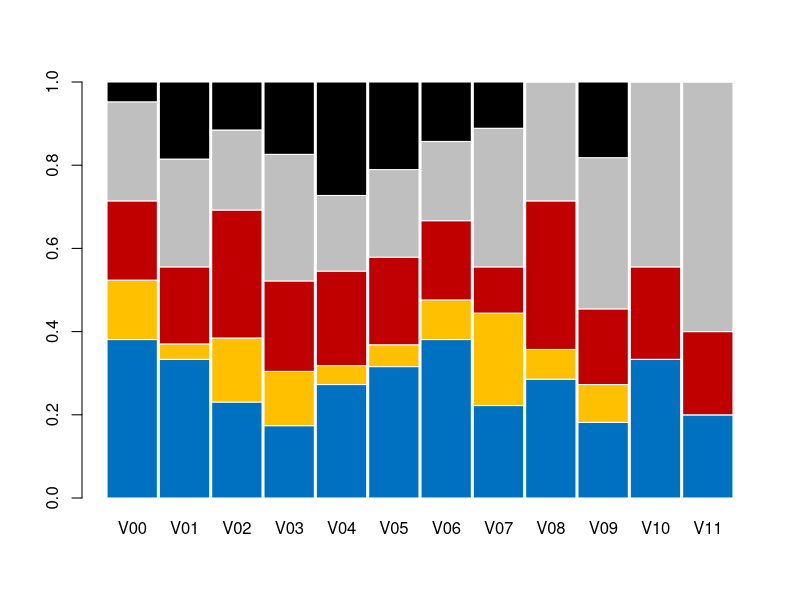
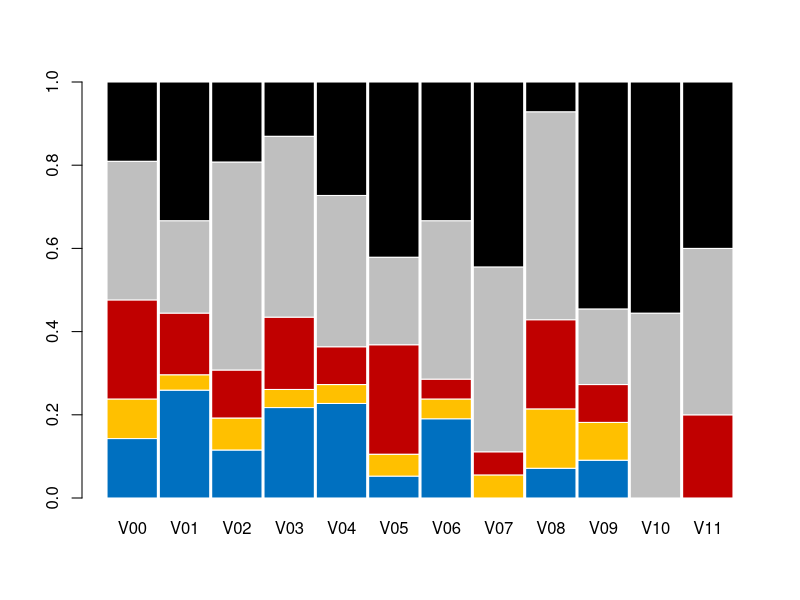
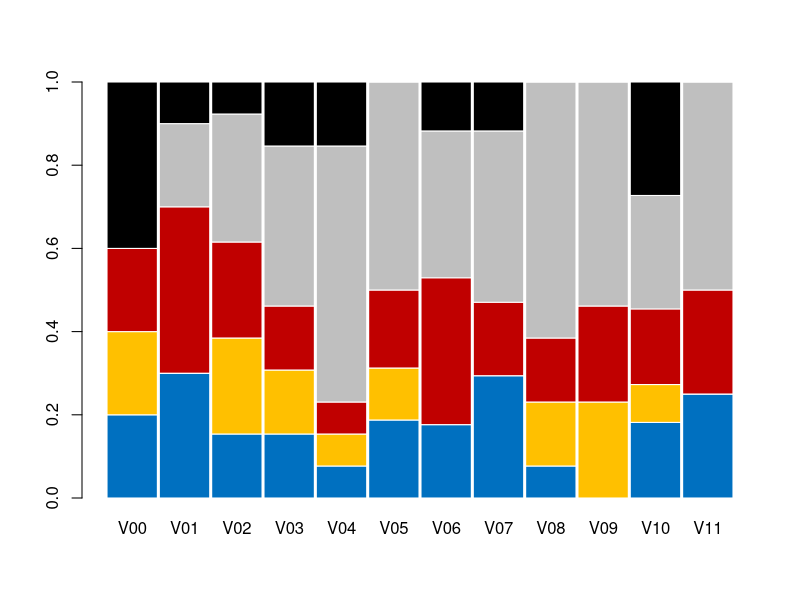
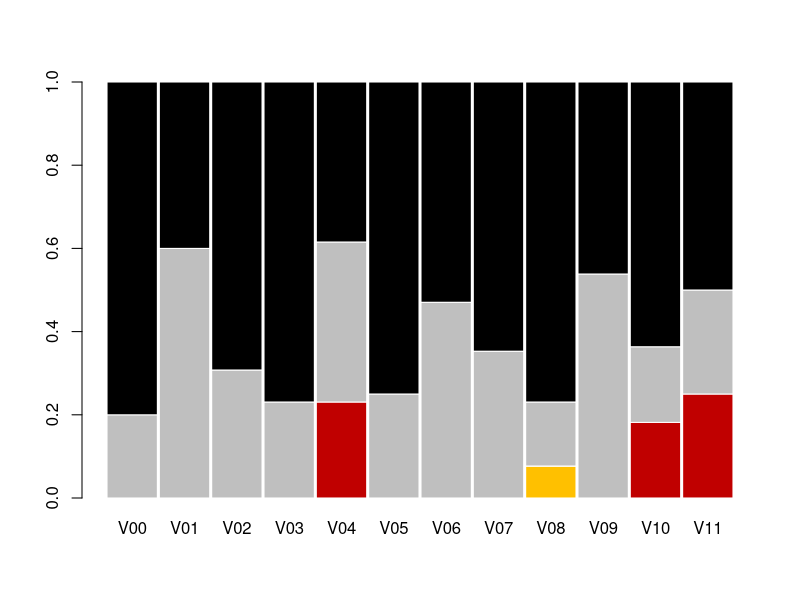

Generate these figures, in order, with R:
#####################
#### Supp Fig 11 ####
#####################

stacked_ec_index <- read.delim("../data/SuppFig11_Ecoli_index_prop.txt")
stacked_ec_index = data.matrix(stacked_ec_index[,2:13])
row.names(stacked_ec_index) = c("GM","G","R","Y","B")
stacked_ec_index = stacked_ec_index[nrow(stacked_ec_index):1, ]
barplot(stacked_ec_index, col = c("#0070C0","#FFC000","#C00000","#BFBFBF","black"),
        ylim = c(0,1), border="white", space=0.04, font.axis=1)

stacked_kp_index <- read.delim("../data/SuppFig11_Kleb_index_prop.txt")
stacked_kp_index = data.matrix(stacked_kp_index[,2:13])
row.names(stacked_kp_index) = c("GM","G","R","Y","B")
stacked_kp_index = stacked_kp_index[nrow(stacked_kp_index):1, ]
barplot(stacked_kp_index, col = c("#0070C0","#FFC000","#C00000","#BFBFBF","black"),
        ylim = c(0,1), border="white", space=0.04, font.axis=1)

stacked_ec_fam <- read.delim("../data/SuppFig11_Ecoli_fam_prop.txt")
stacked_ec_fam = data.matrix(stacked_ec_fam[,2:13])
row.names(stacked_ec_fam) = c("GM","G","R","Y","B")
stacked_ec_fam = stacked_ec_fam[nrow(stacked_ec_fam):1, ]
barplot(stacked_ec_fam, col = c("#0070C0","#FFC000","#C00000","#BFBFBF","black"),
        ylim = c(0,1), border="white", space=0.04, font.axis=1)

stacked_kp_fam <- read.delim("../data/SuppFig11_Kleb_fam_prop.txt")
stacked_kp_fam = data.matrix(stacked_kp_fam[,2:13])
row.names(stacked_kp_fam) = c("GM","G","R","Y","B")
stacked_kp_fam = stacked_kp_fam[nrow(stacked_kp_fam):1, ]
barplot(stacked_kp_fam, col = c("#0070C0","#FFC000","#C00000","#BFBFBF","black"),
        ylim = c(0,1), border="white", space=0.04, font.axis=1)
